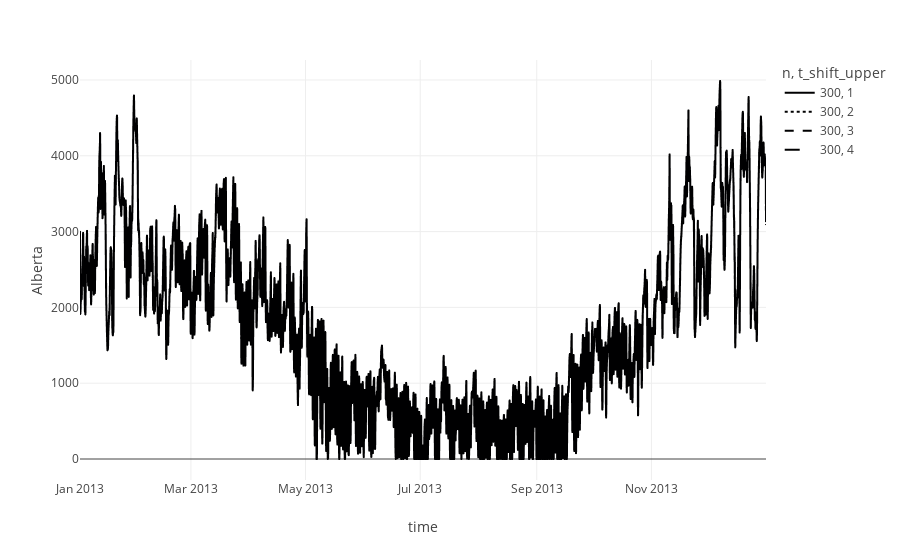

Notebook code for this chart:
### Code cell
import plotly.express as px

px.line(agg_demand, x="time",y="Alberta", color="n", line_dash="t_shift_upper")

### Figure 1 — Plotly figure (JSON) as saved in the notebook; plotly's stock layout.template omitted (floating-point values rounded to 4 significant figures; data arrays with more than 128 entries replaced by an {"elided": "..."} marker saying what was removed)
{"data": [{"hovertemplate": "n=300<br>t_shift_upper=1<br>time=%{x}<br>Alberta=%{y}<extra></extra>", "legendgroup": "300, 1", "line": {"color": "#000001", "dash": "solid"}, "marker": {"symbol": "circle"}, "mode": "lines", "name": "300, 1", "showlegend": true, "type": "scattergl", "x": {"elided": "8760 str values"}, "xaxis": "x", "y": {"elided": "8760 float values"}, "yaxis": "y"}, {"hovertemplate": "n=300<br>t_shift_upper=2<br>time=%{x}<br>Alberta=%{y}<extra></extra>", "legendgroup": "300, 2", "line": {"color": "#000001", "dash": "dot"}, "marker": {"symbol": "circle"}, "mode": "lines", "name": "300, 2", "showlegend": true, "type": "scattergl", "x": {"elided": "8760 str values"}, "xaxis": "x", "y": {"elided": "8760 float values"}, "yaxis": "y"}, {"hovertemplate": "n=300<br>t_shift_upper=3<br>time=%{x}<br>Alberta=%{y}<extra></extra>", "legendgroup": "300, 3", "line": {"color": "#000001", "dash": "dash"}, "marker": {"symbol": "circle"}, "mode": "lines", "name": "300, 3", "showlegend": true, "type": "scattergl", "x": {"elided": "8760 str values"}, "xaxis": "x", "y": {"elided": "8760 float values"}, "yaxis": "y"}, {"hovertemplate": "n=300<br>t_shift_upper=4<br>time=%{x}<br>Alberta=%{y}<extra></extra>", "legendgroup": "300, 4", "line": {"color": "#000001", "dash": "longdash"}, "marker": {"symbol": "circle"}, "mode": "lines", "name": "300, 4", "showlegend": true, "type": "scattergl", "x": {"elided": "8760 str values"}, "xaxis": "x", "y": {"elided": "8760 float values"}, "yaxis": "y"}], "layout": {"legend": {"title": {"text": "n, t_shift_upper"}, "tracegroupgap": 0}, "margin": {"t": 60}, "xaxis": {"anchor": "y", "domain": [0, 1], "title": {"text": "time"}}, "yaxis": {"anchor": "x", "domain": [0, 1], "title": {"text": "Alberta"}}}}
